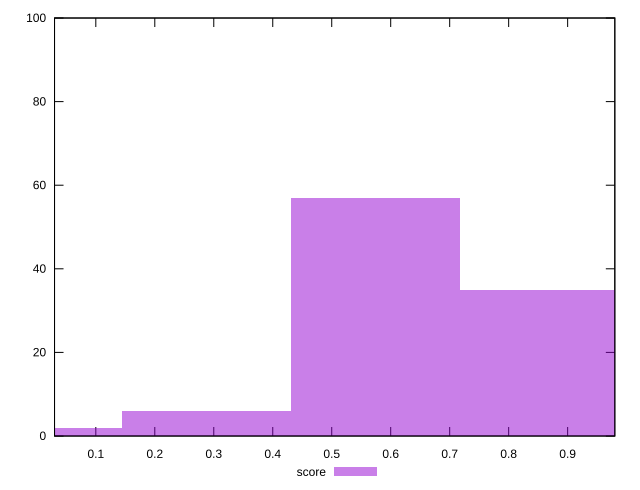

Recreate this plot in gnuplot.
reset

$score <<EOF
0.574469063889223 57
0.8617035958338346 35
0.2872345319446115 6
0 2
EOF

set key outside below
set boxwidth 0.2872345319446115
set xrange [0.03:0.98]
set yrange [0:100]
set trange [0:100]
set style fill transparent solid 0.5 noborder
set terminal svg size 640, 490 enhanced background rgb 'white'
set output "reprap/first-cpu-idle/samples/pages+cached/score/histogram.svg"

plot $score title "score" with boxes

reset
